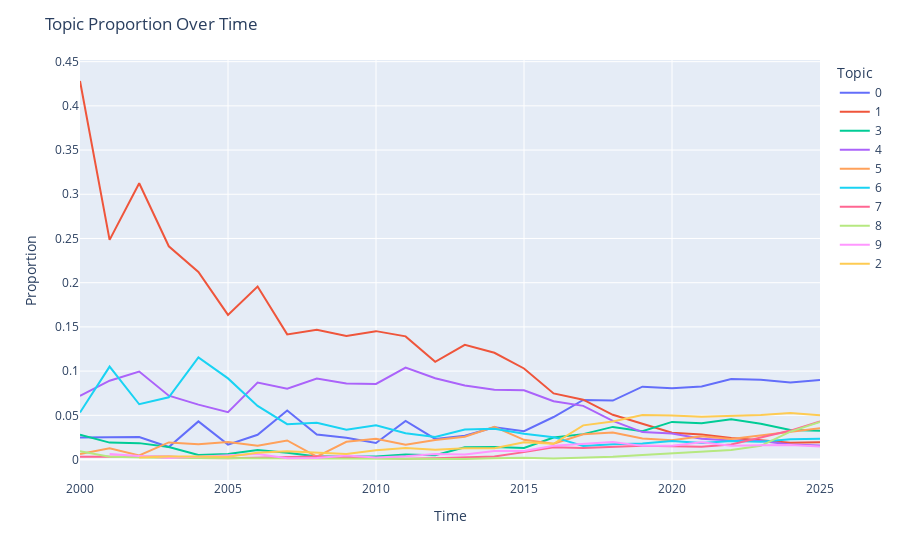

Write notebook code for a chart like this one.
### Code cell
df = topics_over_time.copy()
df = df[df['Topic'] != -1]
totals = df.groupby("Timestamp")["Frequency"].sum().reset_index()
totals = totals.rename(columns={"Frequency": "Total"})

df = df.merge(totals, on="Timestamp")
df["Proportion"] = df["Frequency"] / df["Total"] 
df["Percentage"] = df["Proportion"]

topic_totals = df.groupby("Topic")["Frequency"].sum()
top10 = topic_totals.sort_values(ascending=False).head(10).index.tolist()

df_top10 = df[df["Topic"].isin(top10)]


fig = px.line(
    df_top10,
    x="Timestamp",
    y="Percentage",
    color="Topic",
    hover_data=["Words", "Frequency", "Total"],
)

fig.update_layout(
    title="Topic Proportion Over Time",
    yaxis_title="Proportion",
    xaxis_title="Time",
)

fig.show()

### Figure 1 — Plotly figure (JSON) as saved in the notebook; plotly's stock layout.template omitted (floating-point values rounded to 4 significant figures)
{"data": [{"customdata": [["neurofuzzy, robot, ccgolog, actuator, ripple", 8, 320], ["policy, observable, planning, actions, partially", 8, 314], ["motion, topological, planning, policy, instabilities", 11, 432], ["controller, gotools, metareasoning, genetic, system", 8, 568], ["robot, planning, robots, control, eap", 25, 580], ["robot, robots, control, multivehicle, optimal", 11, 654], ["robot, robots, control, opening, chess", 18, 644], ["orthoglide, workspace, kinematic, parallel, manipulators", 36, 650], ["telerobotics, control, helicopter, assemblymode, robot", 17, 600], ["robots, stiffness, robot, manipulator, policy", 16, 651], ["planning, conformant, robot, agents, clfs", 16, 854], ["planning, control, search, reinforcement, robot", 47, 1077], ["planning, robot, robots, policy, reinforcement", 34, 1457], ["control, planning, reinforcement, robot, policy", 47, 1743], ["planning, robots, robot, control, robotic", 72, 1980], ["robots, robot, control, planning, policy", 69, 2156], ["robot, robots, control, reinforcement, planning", 135, 2808], ["robot, reinforcement, robots, control, policy", 251, 3726], ["robot, reinforcement, robots, policy, control", 345, 5178], ["reinforcement, robot, policy, control, learning", 561, 6807], ["reinforcement, robot, policy, control, learning", 724, 8980], ["robot, reinforcement, control, policy, robots", 862, 10435], ["robot, reinforcement, policy, control, robots", 1018, 11173], ["robot, reinforcement, control, robots, policy", 1206, 13355], ["robot, reinforcement, control, robots, policy", 1538, 17664], ["robot, policy, control, reinforcement, robots", 1765, 19610]], "hovertemplate": "Topic=0<br>Timestamp=%{x}<br>Percentage=%{y}<br>Words=%{customdata[0]}<br>Frequency=%{customdata[1]}<br>Total=%{customdata[2]}<extra></extra>", "legendgroup": "0", "line": {"color": "#636efa", "dash": "solid"}, "marker": {"symbol": "circle"}, "mode": "lines", "name": "0", "orientation": "v", "showlegend": true, "type": "scatter", "x": [2000, 2001, 2002, 2003, 2004, 2005, 2006, 2007, 2008, 2009, 2010, 2011, 2012, 2013, 2014, 2015, 2016, 2017, 2018, 2019, 2020, 2021, 2022, 2023, 2024, 2025], "xaxis": "x", "y": [0.025, 0.02548, 0.02546, 0.01408, 0.0431, 0.01682, 0.02795, 0.05538, 0.02833, 0.02458, 0.01874, 0.04364, 0.02334, 0.02697, 0.03636, 0.032, 0.04808, 0.06736, 0.06663, 0.08242, 0.08062, 0.08261, 0.09111, 0.0903, 0.08707, 0.09001], "yaxis": "y"}, {"customdata": [["logic, semantics, programs, programming, revision", 137, 320], ["logic, programs, programming, semantics, program", 78, 314], ["logic, programs, semantics, programming, program", 135, 432], ["logic, programs, semantics, program, of", 137, 568], ["logic, programs, constraint, of, rules", 123, 580], ["logic, semantics, programs, programming, of", 107, 654], ["logic, automata, of, semantics, is", 126, 644], ["logic, of, programs, type, automata", 92, 650], ["logic, automata, of, languages, semantics", 88, 600], ["logic, automata, of, is, proof", 91, 651], ["logic, semantics, of, programs, is", 124, 854], ["logic, semantics, programs, of, is", 150, 1077], ["logic, of, semantics, automata, program", 161, 1457], ["logic, of, semantics, theory, proof", 226, 1743], ["logic, semantics, automata, of, programs", 239, 1980], ["logic, automata, of, proof, is", 222, 2156], ["logic, automata, of, semantics, is", 210, 2808], ["logic, of, semantics, programs, theory", 252, 3726], ["logic, proof, semantics, of, theory", 262, 5178], ["logic, programs, of, semantics, automata", 272, 6807], ["logic, automata, semantics, programs, of", 271, 8980], ["logic, semantics, of, programs, automata", 296, 10435], ["logic, proof, of, semantics, theory", 271, 11173], ["logic, semantics, proof, of, programs", 291, 13355], ["logic, proof, of, semantics, automata", 337, 17664], ["logic, proof, automata, semantics, of", 381, 19610]], "hovertemplate": "Topic=1<br>Timestamp=%{x}<br>Percentage=%{y}<br>Words=%{customdata[0]}<br>Frequency=%{customdata[1]}<br>Total=%{customdata[2]}<extra></extra>", "legendgroup": "1", "line": {"color": "#EF553B", "dash": "solid"}, "marker": {"symbol": "circle"}, "mode": "lines", "name": "1", "orientation": "v", "showlegend": true, "type": "scatter", "x": [2000, 2001, 2002, 2003, 2004, 2005, 2006, 2007, 2008, 2009, 2010, 2011, 2012, 2013, 2014, 2015, 2016, 2017, 2018, 2019, 2020, 2021, 2022, 2023, 2024, 2025], "xaxis": "x", "y": [0.4281, 0.2484, 0.3125, 0.2412, 0.2121, 0.1636, 0.1957, 0.1415, 0.1467, 0.1398, 0.1452, 0.1393, 0.1105, 0.1297, 0.1207, 0.103, 0.07479, 0.06763, 0.0506, 0.03996, 0.03018, 0.02837, 0.02425, 0.02179, 0.01908, 0.01943], "yaxis": "y"}, {"customdata": [["speech, sound, music, prosodic, word", 9, 320], ["phonotactic, resonances, multisyllable, speech, sourcefilter", 6, 314], ["phonology, speech, speechdriven, recognition, retrieval", 8, 432], ["speech, vocabulary, recognition, lecture, cepstral", 8, 568], ["lecture, fst, speech, simons, compiler", 3, 580], ["music, speech, articulatory, filter, wiener", 4, 654], ["speech, bss, voiced, kl2, selfconsistent", 7, 644], ["speech, easyvoice, recognition, audio, cmu", 5, 650], ["notes, raga, vadisamvadi, rageshree, vadi", 2, 600], ["instruments, romanian, speech, instrumentality, disorders", 2, 651], ["cry, sift, infants, frequency, fundamental", 3, 854], ["speech, pronunciations, song, pba, bpsk", 6, 1077], ["speech, windowing, audio, multichannel, signal", 7, 1457], ["speech, audio, music, speaker, recognition", 24, 1743], ["speech, music, audio, sound, binaural", 28, 1980], ["speech, speaker, music, audio, acoustic", 28, 2156], ["speech, acoustic, audio, music, recognition", 70, 2808], ["speech, music, audio, speaker, recognition", 107, 3726], ["speech, audio, music, acoustic, speaker", 191, 5178], ["speech, speaker, audio, music, asr", 217, 6807], ["speech, audio, speaker, music, asr", 382, 8980], ["speech, audio, speaker, music, asr", 427, 10435], ["speech, audio, speaker, asr, music", 509, 11173], ["speech, audio, asr, music, speaker", 541, 13355], ["speech, audio, music, asr, speaker", 590, 17664], ["speech, audio, music, asr, speaker", 637, 19610]], "hovertemplate": "Topic=3<br>Timestamp=%{x}<br>Percentage=%{y}<br>Words=%{customdata[0]}<br>Frequency=%{customdata[1]}<br>Total=%{customdata[2]}<extra></extra>", "legendgroup": "3", "line": {"color": "#00cc96", "dash": "solid"}, "marker": {"symbol": "circle"}, "mode": "lines", "name": "3", "orientation": "v", "showlegend": true, "type": "scatter", "x": [2000, 2001, 2002, 2003, 2004, 2005, 2006, 2007, 2008, 2009, 2010, 2011, 2012, 2013, 2014, 2015, 2016, 2017, 2018, 2019, 2020, 2021, 2022, 2023, 2024, 2025], "xaxis": "x", "y": [0.02813, 0.01911, 0.01852, 0.01408, 0.005172, 0.006116, 0.01087, 0.007692, 0.003333, 0.003072, 0.003513, 0.005571, 0.004804, 0.01377, 0.01414, 0.01299, 0.02493, 0.02872, 0.03689, 0.03188, 0.04254, 0.04092, 0.04556, 0.04051, 0.0334, 0.03248], "yaxis": "y"}, {"customdata": [["graphs, rectilinear, polygon, graph, time", 23, 320], ["graphs, graph, planar, edges, vertices", 28, 314], ["graphs, graph, gg, problem, spanning", 43, 432], ["graphs, graph, problem, edges, vertices", 41, 568], ["graphs, graph, gg, problem, equivpiso", 36, 580], ["graphs, graph, vertex, coloring, problem", 35, 654], ["graphs, graph, packing, vertices, problem", 56, 644], ["graphs, graph, vertices, gg, vertex", 52, 650], ["graphs, graph, vertices, gg, problem", 55, 600], ["graphs, graph, problem, gg, set", 56, 651], ["graphs, graph, problem, gg, vertices", 73, 854], ["graphs, graph, vertices, vertex, problem", 112, 1077], ["graphs, graph, vertices, gg, vertex", 134, 1457], ["graphs, graph, vertices, vertex, gg", 146, 1743], ["graphs, graph, vertices, gg, problem", 156, 1980], ["graphs, graph, gg, vertices, vertex", 169, 2156], ["graphs, graph, vertices, gg, problem", 185, 2808], ["graphs, graph, vertices, vertex, problem", 226, 3726], ["graphs, graph, gg, vertices, problem", 226, 5178], ["graphs, graph, gg, vertex, vertices", 211, 6807], ["graphs, graph, gg, vertex, vertices", 263, 8980], ["graphs, graph, gg, vertices, vertex", 245, 10435], ["graphs, graph, vertex, gg, vertices", 240, 11173], ["graphs, graph, gg, vertices, vertex", 280, 13355], ["graphs, graph, vertices, gg, problem", 299, 17664], ["graphs, graph, gg, vertices, vertex", 312, 19610]], "hovertemplate": "Topic=4<br>Timestamp=%{x}<br>Percentage=%{y}<br>Words=%{customdata[0]}<br>Frequency=%{customdata[1]}<br>Total=%{customdata[2]}<extra></extra>", "legendgroup": "4", "line": {"color": "#ab63fa", "dash": "solid"}, "marker": {"symbol": "circle"}, "mode": "lines", "name": "4", "orientation": "v", "showlegend": true, "type": "scatter", "x": [2000, 2001, 2002, 2003, 2004, 2005, 2006, 2007, 2008, 2009, 2010, 2011, 2012, 2013, 2014, 2015, 2016, 2017, 2018, 2019, 2020, 2021, 2022, 2023, 2024, 2025], "xaxis": "x", "y": [0.07187, 0.08917, 0.09954, 0.07218, 0.06207, 0.05352, 0.08696, 0.08, 0.09167, 0.08602, 0.08548, 0.104, 0.09197, 0.08376, 0.07879, 0.07839, 0.06588, 0.06065, 0.04365, 0.031, 0.02929, 0.02348, 0.02148, 0.02097, 0.01693, 0.01591], "yaxis": "y"}, {"customdata": [["vjlab, students, java, corr, plata", 2, 320], ["software, debugger, coverage, code, section", 4, 314], ["ifpug, ipfug, measurement, 41, fpa", 2, 432], ["software, web, engineering, refactoring, code", 11, 568], ["software, lap, jartege, opensource, macintosh", 10, 580], ["software, requirements, debian, engineering, code", 13, 654], ["software, crosscutting, networkcentric, concerns, mvc", 10, 644], ["software, crosscutting, code, reuse, networkcentric", 14, 650], ["array, java, arrays, restructured, restructuring", 2, 600], ["software, nfrs, students, educational, code", 13, 651], ["software, elearning, students, agile, code", 20, 854], ["software, bug, engineering, teaching, projects", 18, 1077], ["software, development, code, students, education", 32, 1457], ["software, development, code, students, projects", 45, 1743], ["software, students, code, development, projects", 73, 1980], ["software, projects, code, development, students", 48, 2156], ["software, code, students, development, projects", 50, 2808], ["software, code, students, developers, development", 106, 3726], ["software, code, projects, developers, development", 158, 5178], ["software, code, students, developers, development", 161, 6807], ["software, code, students, developers, development", 195, 8980], ["software, code, developers, students, projects", 274, 10435], ["software, code, developers, students, projects", 259, 11173], ["code, software, students, developers, projects", 364, 13355], ["code, software, students, llms, developers", 561, 17664], ["code, software, students, llms, development", 692, 19610]], "hovertemplate": "Topic=5<br>Timestamp=%{x}<br>Percentage=%{y}<br>Words=%{customdata[0]}<br>Frequency=%{customdata[1]}<br>Total=%{customdata[2]}<extra></extra>", "legendgroup": "5", "line": {"color": "#FFA15A", "dash": "solid"}, "marker": {"symbol": "circle"}, "mode": "lines", "name": "5", "orientation": "v", "showlegend": true, "type": "scatter", "x": [2000, 2001, 2002, 2003, 2004, 2005, 2006, 2007, 2008, 2009, 2010, 2011, 2012, 2013, 2014, 2015, 2016, 2017, 2018, 2019, 2020, 2021, 2022, 2023, 2024, 2025], "xaxis": "x", "y": [0.00625, 0.01274, 0.00463, 0.01937, 0.01724, 0.01988, 0.01553, 0.02154, 0.003333, 0.01997, 0.02342, 0.01671, 0.02196, 0.02582, 0.03687, 0.02226, 0.01781, 0.02845, 0.03051, 0.02365, 0.02171, 0.02626, 0.02318, 0.02726, 0.03176, 0.03529], "yaxis": "y"}, {"customdata": [["quantum, classical, gates, complexity, computation", 17, 320], ["quantum, classical, complexity, lower, bound", 33, 314], ["quantum, classical, protocol, protocols, coin", 27, 432], ["quantum, classical, entanglement, circuits, commitment", 40, 568], ["quantum, classical, states, computation, complexity", 67, 580], ["quantum, classical, codes, entanglement, states", 60, 654], ["quantum, classical, codes, entanglement, states", 39, 644], ["quantum, classical, codes, states, nonlocality", 26, 650], ["quantum, codes, subsystem, classical, circuits", 25, 600], ["quantum, classical, nosignaling, states, provers", 22, 651], ["quantum, classical, codes, qubits, entanglementassisted", 33, 854], ["quantum, classical, states, state, tensor", 32, 1077], ["quantum, classical, channels, bell, codes", 37, 1457], ["quantum, classical, entanglement, codes, circuits", 59, 1743], ["quantum, classical, entanglement, codes, state", 69, 1980], ["quantum, classical, states, entanglement, of", 63, 2156], ["quantum, classical, of, circuits, circuit", 71, 2808], ["quantum, classical, circuits, qubits, circuit", 57, 3726], ["quantum, classical, states, qubits, circuits", 89, 5178], ["quantum, classical, qubits, entanglement, circuits", 124, 6807], ["quantum, classical, circuits, entanglement, qubits", 188, 8980], ["quantum, classical, qubits, circuits, states", 194, 10435], ["quantum, classical, circuits, circuit, states", 235, 11173], ["quantum, classical, circuits, qubits, circuit", 267, 13355], ["quantum, classical, circuits, circuit, qubits", 404, 17664], ["quantum, classical, circuits, circuit, qubits", 463, 19610]], "hovertemplate": "Topic=6<br>Timestamp=%{x}<br>Percentage=%{y}<br>Words=%{customdata[0]}<br>Frequency=%{customdata[1]}<br>Total=%{customdata[2]}<extra></extra>", "legendgroup": "6", "line": {"color": "#19d3f3", "dash": "solid"}, "marker": {"symbol": "circle"}, "mode": "lines", "name": "6", "orientation": "v", "showlegend": true, "type": "scatter", "x": [2000, 2001, 2002, 2003, 2004, 2005, 2006, 2007, 2008, 2009, 2010, 2011, 2012, 2013, 2014, 2015, 2016, 2017, 2018, 2019, 2020, 2021, 2022, 2023, 2024, 2025], "xaxis": "x", "y": [0.05312, 0.1051, 0.0625, 0.07042, 0.1155, 0.09174, 0.06056, 0.04, 0.04167, 0.03379, 0.03864, 0.02971, 0.02539, 0.03385, 0.03485, 0.02922, 0.02528, 0.0153, 0.01719, 0.01822, 0.02094, 0.01859, 0.02103, 0.01999, 0.02287, 0.02361], "yaxis": "y"}, {"customdata": [["retrieval, caption, natural, appear, anvil", 1, 320], ["instructional, sheet, frames, board, podium", 2, 568], ["transcript, transcripts, course, textbook, lectures", 1, 580], ["presentation, augmented, segmented, audio, track", 1, 654], ["figures, annotation, plsawords, imagined, keywords", 2, 600], ["reranking, stl, interactive, video, search", 1, 1077], ["emm, generativediscriminative, aia, semantic, video", 2, 1457], ["tv, video, visual, catalogue, imagetags", 4, 1743], ["video, visual, image, attractiveness, tags", 7, 1980], ["visual, video, image, retrieval, multimodal", 18, 2156], ["visual, video, image, captioning, multimodal", 39, 2808], ["visual, image, video, multimodal, captioning", 49, 3726], ["visual, captioning, image, video, multimodal", 72, 5178], ["visual, image, multimodal, reasoning, video", 105, 6807], ["visual, multimodal, video, captioning, image", 135, 8980], ["visual, multimodal, video, captioning, image", 150, 10435], ["visual, video, multimodal, visionlanguage, vqa", 191, 11173], ["visual, multimodal, video, visionlanguage, image", 327, 13355], ["visual, multimodal, video, visionlanguage, models", 578, 17664], ["visual, multimodal, reasoning, video, visionlanguage", 846, 19610]], "hovertemplate": "Topic=7<br>Timestamp=%{x}<br>Percentage=%{y}<br>Words=%{customdata[0]}<br>Frequency=%{customdata[1]}<br>Total=%{customdata[2]}<extra></extra>", "legendgroup": "7", "line": {"color": "#FF6692", "dash": "solid"}, "marker": {"symbol": "circle"}, "mode": "lines", "name": "7", "orientation": "v", "showlegend": true, "type": "scatter", "x": [2000, 2003, 2004, 2005, 2008, 2011, 2012, 2013, 2014, 2015, 2016, 2017, 2018, 2019, 2020, 2021, 2022, 2023, 2024, 2025], "xaxis": "x", "y": [0.003125, 0.003521, 0.001724, 0.001529, 0.003333, 0.0009285, 0.001373, 0.002295, 0.003535, 0.008349, 0.01389, 0.01315, 0.0139, 0.01543, 0.01503, 0.01437, 0.01709, 0.02449, 0.03272, 0.04314], "yaxis": "y"}, {"customdata": [["word, ngrams, relative, criterion, backoff", 3, 320], ["trigram, perplexity, reductions, smoothing, kneserney", 1, 314], ["backingoff, factorization, lattice, factorizations, factored", 1, 568], ["irlm, lms, lcus, mrsc, irlms", 1, 1743], ["gpgpus, optimizations, polyglot, language, mnih", 3, 1980], ["gengencnn, word, history, dennlm, rnns", 4, 2156], ["heldout, snm, metafeatures, leaveoneout, skipngram", 3, 2808], ["rnn, language, recurrent, iog, nnlms", 8, 3726], ["language, segmental, lms, models, rnn", 16, 5178], ["language, models, attention, transformer, bert", 35, 6807], ["bert, language, models, attention, tasks", 63, 8980], ["language, models, transformer, attention, bert", 95, 10435], ["language, models, tasks, finetuning, model", 121, 11173], ["language, models, llms, finetuning, tasks", 207, 13355], ["language, llms, models, finetuning, llm", 557, 17664], ["language, llms, models, llm, large", 832, 19610]], "hovertemplate": "Topic=8<br>Timestamp=%{x}<br>Percentage=%{y}<br>Words=%{customdata[0]}<br>Frequency=%{customdata[1]}<br>Total=%{customdata[2]}<extra></extra>", "legendgroup": "8", "line": {"color": "#B6E880", "dash": "solid"}, "marker": {"symbol": "circle"}, "mode": "lines", "name": "8", "orientation": "v", "showlegend": true, "type": "scatter", "x": [2000, 2001, 2003, 2013, 2014, 2015, 2016, 2017, 2018, 2019, 2020, 2021, 2022, 2023, 2024, 2025], "xaxis": "x", "y": [0.009375, 0.003185, 0.001761, 0.0005737, 0.001515, 0.001855, 0.001068, 0.002147, 0.00309, 0.005142, 0.007016, 0.009104, 0.01083, 0.0155, 0.03153, 0.04243], "yaxis": "y"}, {"customdata": [["radio, broadcasters, internet, broadcasting, diversity", 2, 314], ["recommender, connectioncentric, viewpoint, systems, issuessuch", 1, 568], ["ranking, matrix, user, completion, engine", 4, 644], ["simrank, click, query, rewrites, queries", 1, 650], ["slope, ratingbased, filtering, collaborative, user", 1, 600], ["recommendation, ranking, divergencefree, hodge, helmholtzian", 3, 651], ["ssnr, decay, timeaware, cf, itembased", 2, 854], ["recommendation, comparisons, relevance, ranking, pairwise", 4, 1077], ["movie, ratings, items, users, recommendation", 9, 1457], ["ranking, recommendation, ndcg, click, user", 10, 1743], ["recommendation, ranking, user, recommender, users", 19, 1980], ["recommendation, items, ranking, recommender, recommendations", 21, 2156], ["recommendation, recommender, user, item, users", 44, 2808], ["recommendation, recommender, items, user, item", 65, 3726], ["recommendation, recommender, user, items, users", 102, 5178], ["recommendation, recommender, items, user, users", 105, 6807], ["recommendation, recommender, user, items, users", 141, 8980], ["recommendation, recommender, user, items, item", 203, 10435], ["recommendation, recommender, user, items, item", 173, 11173], ["recommendation, recommender, user, item, items", 215, 13355], ["recommendation, recommender, user, items, item", 291, 17664], ["recommendation, recommender, user, items, item", 288, 19610]], "hovertemplate": "Topic=9<br>Timestamp=%{x}<br>Percentage=%{y}<br>Words=%{customdata[0]}<br>Frequency=%{customdata[1]}<br>Total=%{customdata[2]}<extra></extra>", "legendgroup": "9", "line": {"color": "#FF97FF", "dash": "solid"}, "marker": {"symbol": "circle"}, "mode": "lines", "name": "9", "orientation": "v", "showlegend": true, "type": "scatter", "x": [2001, 2003, 2006, 2007, 2008, 2009, 2010, 2011, 2012, 2013, 2014, 2015, 2016, 2017, 2018, 2019, 2020, 2021, 2022, 2023, 2024, 2025], "xaxis": "x", "y": [0.006369, 0.001761, 0.006211, 0.001538, 0.001667, 0.004608, 0.002342, 0.003714, 0.006177, 0.005737, 0.009596, 0.00974, 0.01567, 0.01744, 0.0197, 0.01543, 0.0157, 0.01945, 0.01548, 0.0161, 0.01647, 0.01469], "yaxis": "y"}, {"customdata": [["ift, memory, watershed, buckets, implementation", 1, 432], ["gel, electrophoresis, 2d, reflectance, serums", 2, 568], ["fuzzy, selfperception, noise, attribute, breast", 2, 580], ["discrete, noisecorrupted, channel, denoising, channels", 2, 654], ["denoising, tomographic, graylevel, staircasing, functionals", 5, 644], ["sdude, pedicle, eit, screws, computerassisted", 6, 650], ["stone, catheter, ct, composition, lowdose", 4, 651], ["image, intensity, images, twodimensional, registration", 9, 854], ["segmentation, implant, bm3d, images, image", 14, 1077], ["image, caelinux, images, imaging, nlm", 16, 1457], ["image, segmentation, denoising, images, breast", 22, 1743], ["image, segmentation, images, denoising, ct", 25, 1980], ["image, segmentation, imaging, images, reconstruction", 42, 2156], ["segmentation, image, images, ct, imaging", 50, 2808], ["segmentation, image, images, medical, ct", 144, 3726], ["segmentation, images, image, medical, ct", 222, 5178], ["segmentation, images, image, medical, imaging", 342, 6807], ["segmentation, image, images, medical, imaging", 448, 8980], ["segmentation, medical, images, image, ct", 505, 10435], ["segmentation, medical, image, images, imaging", 552, 11173], ["segmentation, medical, image, images, imaging", 671, 13355], ["segmentation, medical, image, images, imaging", 928, 17664], ["segmentation, medical, image, imaging, images", 980, 19610]], "hovertemplate": "Topic=2<br>Timestamp=%{x}<br>Percentage=%{y}<br>Words=%{customdata[0]}<br>Frequency=%{customdata[1]}<br>Total=%{customdata[2]}<extra></extra>", "legendgroup": "2", "line": {"color": "#FECB52", "dash": "solid"}, "marker": {"symbol": "circle"}, "mode": "lines", "name": "2", "orientation": "v", "showlegend": true, "type": "scatter", "x": [2002, 2003, 2004, 2005, 2006, 2007, 2009, 2010, 2011, 2012, 2013, 2014, 2015, 2016, 2017, 2018, 2019, 2020, 2021, 2022, 2023, 2024, 2025], "xaxis": "x", "y": [0.002315, 0.003521, 0.003448, 0.003058, 0.007764, 0.009231, 0.006144, 0.01054, 0.013, 0.01098, 0.01262, 0.01263, 0.01948, 0.01781, 0.03865, 0.04287, 0.05024, 0.04989, 0.04839, 0.0494, 0.05024, 0.05254, 0.04997], "yaxis": "y"}], "layout": {"legend": {"title": {"text": "Topic"}, "tracegroupgap": 0}, "margin": {"t": 60}, "title": {"text": "Topic Proportion Over Time"}, "xaxis": {"anchor": "y", "domain": [0, 1], "title": {"text": "Time"}}, "yaxis": {"anchor": "x", "domain": [0, 1], "title": {"text": "Proportion"}}}}
